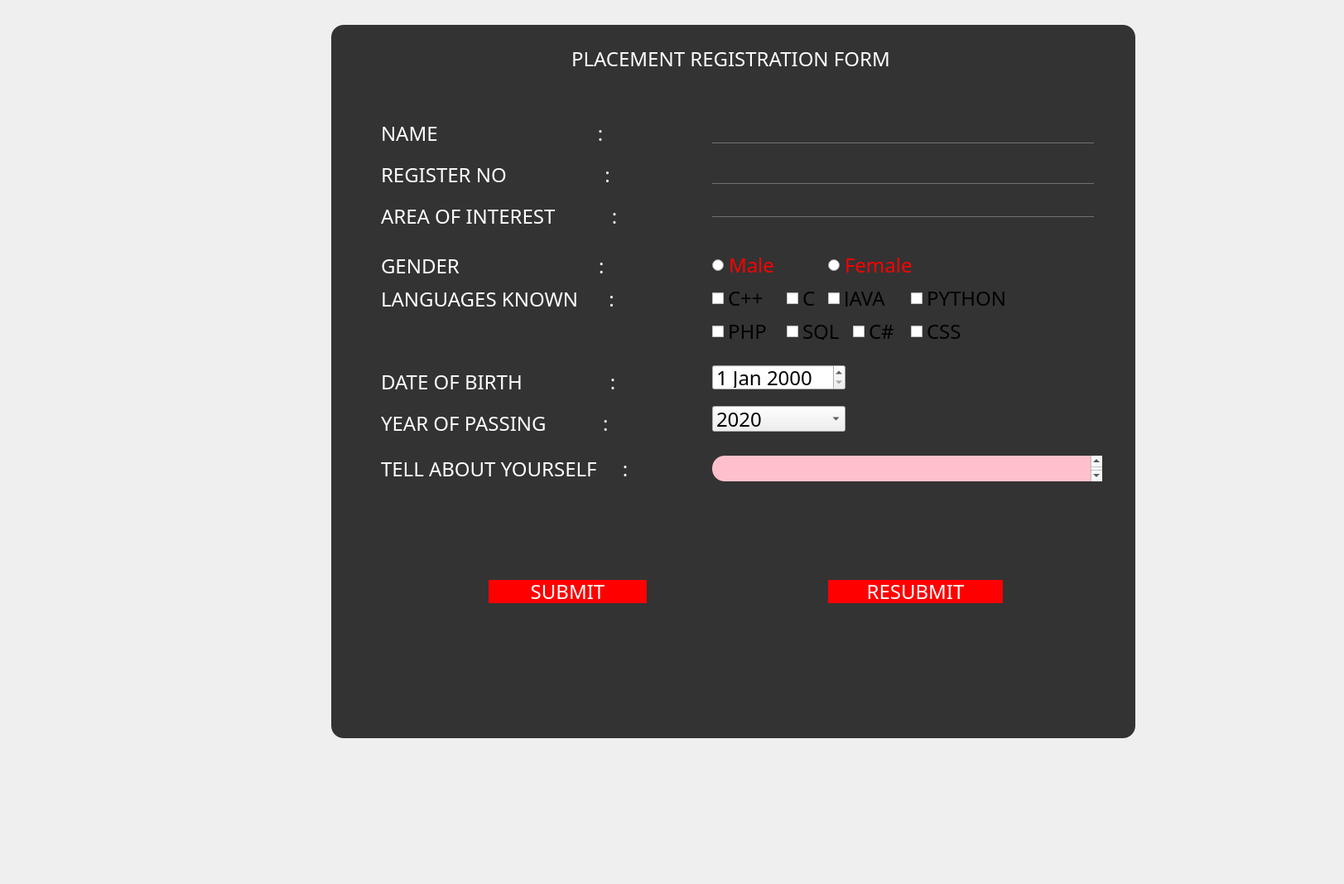
<?xml version="1.0" encoding="UTF-8"?>
<ui version="4.0">
 <class>SecDialog</class>
 <widget class="QDialog" name="SecDialog">
  <property name="geometry">
   <rect>
    <x>0</x>
    <y>0</y>
    <width>1623</width>
    <height>1067</height>
   </rect>
  </property>
  <property name="windowTitle">
   <string>Dialog</string>
  </property>
  <widget class="QFrame" name="frame">
   <property name="geometry">
    <rect>
     <x>400</x>
     <y>30</y>
     <width>971</width>
     <height>861</height>
    </rect>
   </property>
   <property name="styleSheet">
    <string notr="true">*{
font-family:century gothic;
font-size:24px;
}
QFrame
{
background:#333;
border-radius:15px;
}
QPushButton
{
background:red;
border-radius:60px;
}
QToolButton
{
background:red;
border-radius:60px;
}
QLabel{
color:white;
background:transparent
}
QPushButton{
color:white;
border-radius:15px;
}
QPushButton:hover{
color:#333;
border-radius:15px;
background:#49ebff;
}
QLineEdit{

background:transparent;
border:none;
color:red;
border-bottom:1px solid #717072;
}</string>
   </property>
   <property name="frameShape">
    <enum>QFrame::StyledPanel</enum>
   </property>
   <property name="frameShadow">
    <enum>QFrame::Raised</enum>
   </property>
   <widget class="QLabel" name="label">
    <property name="geometry">
     <rect>
      <x>290</x>
      <y>20</y>
      <width>391</width>
      <height>41</height>
     </rect>
    </property>
    <property name="text">
     <string>PLACEMENT REGISTRATION FORM</string>
    </property>
   </widget>
   <widget class="QLineEdit" name="lineEdit">
    <property name="geometry">
     <rect>
      <x>460</x>
      <y>110</y>
      <width>461</width>
      <height>33</height>
     </rect>
    </property>
   </widget>
   <widget class="QLineEdit" name="lineEdit_2">
    <property name="geometry">
     <rect>
      <x>460</x>
      <y>170</y>
      <width>461</width>
      <height>22</height>
     </rect>
    </property>
   </widget>
   <widget class="QLineEdit" name="lineEdit_3">
    <property name="geometry">
     <rect>
      <x>460</x>
      <y>210</y>
      <width>461</width>
      <height>22</height>
     </rect>
    </property>
   </widget>
   <widget class="QRadioButton" name="radioButton">
    <property name="geometry">
     <rect>
      <x>460</x>
      <y>280</y>
      <width>95</width>
      <height>20</height>
     </rect>
    </property>
    <property name="styleSheet">
     <string notr="true">QRadioButton{
color:red;
}</string>
    </property>
    <property name="text">
     <string>Male</string>
    </property>
   </widget>
   <widget class="QRadioButton" name="radioButton_2">
    <property name="geometry">
     <rect>
      <x>600</x>
      <y>280</y>
      <width>121</width>
      <height>20</height>
     </rect>
    </property>
    <property name="styleSheet">
     <string notr="true">QRadioButton{
color:red;
}</string>
    </property>
    <property name="text">
     <string>Female</string>
    </property>
   </widget>
   <widget class="QCheckBox" name="checkBox">
    <property name="geometry">
     <rect>
      <x>460</x>
      <y>320</y>
      <width>81</width>
      <height>20</height>
     </rect>
    </property>
    <property name="text">
     <string>C++</string>
    </property>
   </widget>
   <widget class="QCheckBox" name="checkBox_2">
    <property name="geometry">
     <rect>
      <x>550</x>
      <y>320</y>
      <width>81</width>
      <height>20</height>
     </rect>
    </property>
    <property name="text">
     <string>C</string>
    </property>
   </widget>
   <widget class="QCheckBox" name="checkBox_3">
    <property name="geometry">
     <rect>
      <x>600</x>
      <y>320</y>
      <width>91</width>
      <height>20</height>
     </rect>
    </property>
    <property name="text">
     <string>JAVA</string>
    </property>
   </widget>
   <widget class="QCheckBox" name="checkBox_4">
    <property name="geometry">
     <rect>
      <x>700</x>
      <y>320</y>
      <width>121</width>
      <height>20</height>
     </rect>
    </property>
    <property name="text">
     <string>PYTHON</string>
    </property>
   </widget>
   <widget class="QCheckBox" name="checkBox_5">
    <property name="geometry">
     <rect>
      <x>460</x>
      <y>360</y>
      <width>81</width>
      <height>20</height>
     </rect>
    </property>
    <property name="text">
     <string>PHP</string>
    </property>
   </widget>
   <widget class="QCheckBox" name="checkBox_6">
    <property name="geometry">
     <rect>
      <x>550</x>
      <y>360</y>
      <width>81</width>
      <height>20</height>
     </rect>
    </property>
    <property name="text">
     <string>SQL</string>
    </property>
   </widget>
   <widget class="QCheckBox" name="checkBox_7">
    <property name="geometry">
     <rect>
      <x>630</x>
      <y>360</y>
      <width>81</width>
      <height>20</height>
     </rect>
    </property>
    <property name="text">
     <string>C#</string>
    </property>
   </widget>
   <widget class="QCheckBox" name="checkBox_8">
    <property name="geometry">
     <rect>
      <x>700</x>
      <y>360</y>
      <width>81</width>
      <height>20</height>
     </rect>
    </property>
    <property name="text">
     <string>CSS</string>
    </property>
   </widget>
   <widget class="QDateEdit" name="dateEdit">
    <property name="geometry">
     <rect>
      <x>460</x>
      <y>410</y>
      <width>161</width>
      <height>31</height>
     </rect>
    </property>
   </widget>
   <widget class="QPlainTextEdit" name="plainTextEdit">
    <property name="geometry">
     <rect>
      <x>460</x>
      <y>520</y>
      <width>471</width>
      <height>31</height>
     </rect>
    </property>
    <property name="styleSheet">
     <string notr="true">QPlainTextEdit{
background-color:pink;
}
</string>
    </property>
   </widget>
   <widget class="QPushButton" name="pushButton">
    <property name="geometry">
     <rect>
      <x>190</x>
      <y>670</y>
      <width>191</width>
      <height>28</height>
     </rect>
    </property>
    <property name="text">
     <string>SUBMIT</string>
    </property>
   </widget>
   <widget class="QPushButton" name="pushButton_2">
    <property name="geometry">
     <rect>
      <x>600</x>
      <y>670</y>
      <width>211</width>
      <height>28</height>
     </rect>
    </property>
    <property name="text">
     <string>RESUBMIT</string>
    </property>
   </widget>
   <widget class="QComboBox" name="comboBox">
    <property name="geometry">
     <rect>
      <x>460</x>
      <y>460</y>
      <width>161</width>
      <height>31</height>
     </rect>
    </property>
    <item>
     <property name="text">
      <string>2020</string>
     </property>
    </item>
    <item>
     <property name="text">
      <string>2021</string>
     </property>
    </item>
    <item>
     <property name="text">
      <string>2022</string>
     </property>
    </item>
    <item>
     <property name="text">
      <string>2023</string>
     </property>
    </item>
    <item>
     <property name="text">
      <string>2024</string>
     </property>
    </item>
    <item>
     <property name="text">
      <string>2025</string>
     </property>
    </item>
    <item>
     <property name="text">
      <string>2026</string>
     </property>
    </item>
   </widget>
   <widget class="QLabel" name="label_3">
    <property name="geometry">
     <rect>
      <x>60</x>
      <y>170</y>
      <width>311</width>
      <height>21</height>
     </rect>
    </property>
    <property name="text">
     <string>REGISTER NO                   :</string>
    </property>
   </widget>
   <widget class="QLabel" name="label_4">
    <property name="geometry">
     <rect>
      <x>60</x>
      <y>220</y>
      <width>311</width>
      <height>21</height>
     </rect>
    </property>
    <property name="text">
     <string>AREA OF INTEREST           :</string>
    </property>
   </widget>
   <widget class="QLabel" name="label_5">
    <property name="geometry">
     <rect>
      <x>60</x>
      <y>280</y>
      <width>341</width>
      <height>21</height>
     </rect>
    </property>
    <property name="text">
     <string>GENDER                           :</string>
    </property>
   </widget>
   <widget class="QLabel" name="label_6">
    <property name="geometry">
     <rect>
      <x>60</x>
      <y>320</y>
      <width>361</width>
      <height>21</height>
     </rect>
    </property>
    <property name="text">
     <string>LANGUAGES KNOWN      :</string>
    </property>
   </widget>
   <widget class="QLabel" name="label_7">
    <property name="geometry">
     <rect>
      <x>60</x>
      <y>420</y>
      <width>341</width>
      <height>21</height>
     </rect>
    </property>
    <property name="text">
     <string>DATE OF BIRTH                 :</string>
    </property>
   </widget>
   <widget class="QLabel" name="label_8">
    <property name="geometry">
     <rect>
      <x>60</x>
      <y>470</y>
      <width>351</width>
      <height>21</height>
     </rect>
    </property>
    <property name="text">
     <string>YEAR OF PASSING           :</string>
    </property>
   </widget>
   <widget class="QLabel" name="label_9">
    <property name="geometry">
     <rect>
      <x>60</x>
      <y>526</y>
      <width>331</width>
      <height>20</height>
     </rect>
    </property>
    <property name="text">
     <string>TELL ABOUT YOURSELF     :</string>
    </property>
   </widget>
   <widget class="QLabel" name="label_2">
    <property name="geometry">
     <rect>
      <x>60</x>
      <y>120</y>
      <width>351</width>
      <height>21</height>
     </rect>
    </property>
    <property name="text">
     <string>NAME                               :</string>
    </property>
   </widget>
  </widget>
 </widget>
 <resources/>
 <connections/>
</ui>
